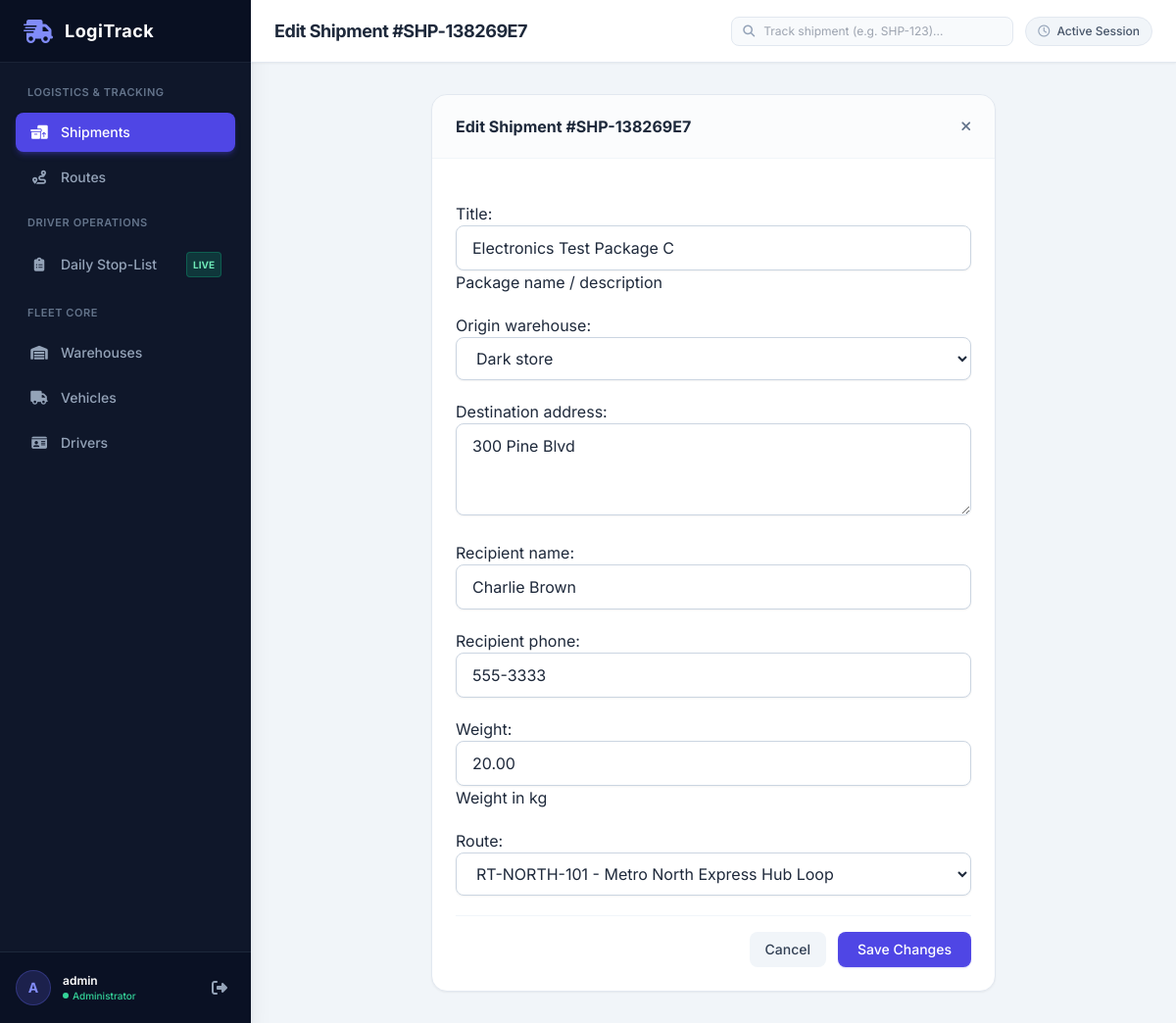
Screenshot of /shipment/8/edit/ (signed in) with the database file from the repository.
### fleet_management/models.py (models this page shows, shortened)
class Shipment(models.Model):
    STATUS_PROCESSING = 'PROCESSING'
    STATUS_DISPATCHED = 'DISPATCHED'
    STATUS_IN_TRANSIT = 'IN_TRANSIT'
    STATUS_DELIVERED = 'DELIVERED'
    STATUS_CANCELLED = 'CANCELLED'
    STATUS_CHOICES = (
        (STATUS_PROCESSING, 'Processing'),
        (STATUS_DISPATCHED, 'Dispatched'),
        (STATUS_IN_TRANSIT, 'In Transit'),
        (STATUS_DELIVERED, 'Delivered'),
        (STATUS_CANCELLED, 'Cancelled'),
    )
    ALLOWED_TRANSITIONS = {
        STATUS_PROCESSING: [STATUS_DISPATCHED, STATUS_CANCELLED],
        STATUS_DISPATCHED: [STATUS_IN_TRANSIT, STATUS_PROCESSING, STATUS_CANCELLED],
        STATUS_IN_TRANSIT: [STATUS_DELIVERED, STATUS_CANCELLED],
        STATUS_DELIVERED: [],
        STATUS_CANCELLED: [],
    }
    tracking_number = models.CharField(max_length=50, unique=True, editable=False)
    title = models.CharField(max_length=150, help_text="Package name / description")
    origin_warehouse = models.ForeignKey(Warehouse, on_delete=models.PROTECT, related_name='origin_shipments')
    destination_address = models.TextField()
    recipient_name = models.CharField(max_length=100)
    recipient_phone = models.CharField(max_length=30)
    weight = models.DecimalField(max_digits=10, decimal_places=2, help_text="Weight in kg")
    route = models.ForeignKey(Route, on_delete=models.SET_NULL, null=True, blank=True, related_name='shipments')
    status = models.CharField(max_length=20, choices=STATUS_CHOICES, default=STATUS_PROCESSING)
    created_at = models.DateTimeField(auto_now_add=True)
    updated_at = models.DateTimeField(auto_now=True)
    delivered_at = models.DateTimeField(null=True, blank=True)

### fleet_management/views.py (the view)
# urls.py: path('shipment/<int:pk>/edit/', views.edit_shipment, name='edit_shipment'),
@login_required
@user_passes_test(is_dispatcher_or_manager)
def edit_shipment(request, pk):
    shipment = get_object_or_404(Shipment, pk=pk)
    if request.method == 'POST':
        form = ShipmentForm(request.POST, instance=shipment)
        if form.is_valid():
            form.save()
            messages.success(request, f"Shipment #{shipment.tracking_number} updated.")
            return redirect('shipment_detail', pk=shipment.pk)
    else:
        form = ShipmentForm(instance=shipment)
    return render(request, 'fleet_management/form_page.html', {'form': form, 'title': f'Edit Shipment #{shipment.tracking_number}', 'active_tab': 'shipments'})

### fleet_management/forms.py
class ShipmentForm(forms.ModelForm):
    class Meta:
        model = Shipment
        fields = ['title', 'origin_warehouse', 'destination_address', 'recipient_name', 'recipient_phone', 'weight', 'route']
        widgets = {
            'title': forms.TextInput(attrs={'class': input_css, 'placeholder': 'e.g. Retail Package / Electronics Batch #12'}),
            'origin_warehouse': forms.Select(attrs={'class': input_css}),
            'destination_address': forms.Textarea(attrs={'class': input_css, 'rows': 3, 'placeholder': 'Street, Building, City, ZIP Code...'}),
            'recipient_name': forms.TextInput(attrs={'class': input_css, 'placeholder': 'e.g. Sarah Connor'}),
            'recipient_phone': forms.TextInput(attrs={'class': input_css, 'placeholder': '+1 (555) 234-5678'}),
            'weight': forms.NumberInput(attrs={'class': input_css, 'step': '0.01', 'placeholder': 'Weight in kg'}),
            'route': forms.Select(attrs={'class': input_css}),
        }

### fleet_management/models.py (called while the page is built)
    def __str__(self):
        return self.name

    def __str__(self):
        return f"{self.route_code} - {self.name}"

### fleet_management/views.py (called while the page is built)
def is_dispatcher_or_manager(user):
    if user.is_superuser:
        return True
    return user.groups.filter(name__in=['DISPATCHER', 'MANAGER']).exists()

### fleet_management/templates/fleet_management/form_page.html (shortened to what this page needs)
{% extends 'base.html' %}
{% block header_title %}{{ title }}{% endblock %}
{% block content %}
<div class="max-w-xl mx-auto">
    <div class="bg-white rounded-2xl border border-slate-200 shadow-sm overflow-hidden">
        <div class="px-6 py-5 border-b border-slate-100 bg-slate-50/50 flex items-center justify-between">
            <h2 class="text-base font-bold text-slate-800">{{ title }}</h2>
            <a href="/?tab={{ active_tab|default:'warehouses' }}" class="text-xs text-slate-500 hover:text-slate-700">
                <i class="fa-solid fa-xmark text-sm"></i>
            </a>
        </div>
        <form method="post" class="p-6 space-y-5">
            {{ form.as_p }}
            <div class="pt-4 border-t border-slate-100 flex items-center justify-end space-x-3">
                <a href="/?tab={{ active_tab|default:'warehouses' }}" class="px-4 py-2 bg-slate-100 hover:bg-slate-200 text-slate-700 text-sm font-medium rounded-lg transition">
                    Cancel
                </a>
                <button type="submit" class="px-5 py-2 bg-indigo-600 hover:bg-indigo-700 text-white text-sm font-medium rounded-lg shadow-sm shadow-indigo-600/20 transition">
                    Save Changes
                </button>
            </div>
        </form>
    </div>
</div>
{% endblock %}

### templates/base.html (shortened to what this page needs)
<!DOCTYPE html>
<html lang="en">
<head>
    <script src="https://cdn.tailwindcss.com"></script>
    <link rel="stylesheet" href="https://cdnjs.cloudflare.com/ajax/libs/font-awesome/6.4.0/css/all.min.css">
</head>
<body class="bg-slate-100 text-slate-800 antialiased min-h-screen flex flex-col md:flex-row">
    {% if user.is_authenticated %}
    <aside class="w-full md:w-64 bg-slate-900 text-slate-300 flex-shrink-0 flex flex-col justify-between shadow-xl">
        <div>
            <div class="h-16 flex items-center px-6 bg-slate-950/40 border-b border-slate-800/80">
                <i class="fa-solid fa-truck-fast text-indigo-400 text-2xl mr-3"></i>
                <span class="font-bold text-lg tracking-wide text-white">LogiTrack</span>
            </div>
            <nav class="p-4 space-y-1.5">
                <div class="px-3 py-1.5 text-[11px] font-semibold text-slate-500 uppercase tracking-wider">Logistics & Tracking</div>
                <a href="/?tab=shipments" class="flex items-center justify-between px-3.5 py-2.5 rounded-lg text-sm font-medium transition-all duration-150 {% if active_tab == 'shipments' or not active_tab %}bg-indigo-600 text-white shadow-md shadow-indigo-600/30{% else %}hover:bg-slate-800 hover:text-white text-slate-400{% endif %}">
                    <div class="flex items-center">
                        <i class="fa-solid fa-boxes-packing w-5 text-center mr-3 {% if active_tab == 'shipments' or not active_tab %}text-white{% else %}text-slate-400{% endif %}"></i>
                        <span>Shipments</span>
                    </div>
                </a>
                <a href="/?tab=routes" class="flex items-center justify-between px-3.5 py-2.5 rounded-lg text-sm font-medium transition-all duration-150 {% if active_tab == 'routes' %}bg-indigo-600 text-white shadow-md shadow-indigo-600/30{% else %}hover:bg-slate-800 hover:text-white text-slate-400{% endif %}">
                    <div class="flex items-center">
                        <i class="fa-solid fa-route w-5 text-center mr-3 {% if active_tab == 'routes' %}text-white{% else %}text-slate-400{% endif %}"></i>
                        <span>Routes</span>
                    </div>
                </a>
                <div class="pt-3 px-3 py-1.5 text-[11px] font-semibold text-slate-500 uppercase tracking-wider">Driver Operations</div>
                <a href="{% url 'driver_portal' %}" class="flex items-center justify-between px-3.5 py-2.5 rounded-lg text-sm font-medium transition-all duration-150 {% if active_tab == 'driver_portal' %}bg-indigo-600 text-white shadow-md shadow-indigo-600/30{% else %}hover:bg-slate-800 hover:text-white text-slate-400{% endif %}">
                    <div class="flex items-center">
                        <i class="fa-solid fa-clipboard-list w-5 text-center mr-3 {% if active_tab == 'driver_portal' %}text-white{% else %}text-slate-400{% endif %}"></i>
                        <span>Daily Stop-List</span>
                    </div>
                    <span class="text-[10px] uppercase font-bold px-1.5 py-0.5 rounded bg-emerald-500/20 text-emerald-300 border border-emerald-500/30">Live</span>
                </a>
                <div class="pt-3 px-3 py-1.5 text-[11px] font-semibold text-slate-500 uppercase tracking-wider">Fleet Core</div>
                <a href="/?tab=warehouses" class="flex items-center justify-between px-3.5 py-2.5 rounded-lg text-sm font-medium transition-all duration-150 {% if active_tab == 'warehouses' %}bg-indigo-600 text-white shadow-md shadow-indigo-600/30{% else %}hover:bg-slate-800 hover:text-white text-slate-400{% endif %}">
                    <div class="flex items-center">
                        <i class="fa-solid fa-warehouse w-5 text-center mr-3 {% if active_tab == 'warehouses' %}text-white{% else %}text-slate-400{% endif %}"></i>
                        <span>Warehouses</span>
                    </div>
                </a>
                <a href="/?tab=vehicles" class="flex items-center justify-between px-3.5 py-2.5 rounded-lg text-sm font-medium transition-all duration-150 {% if active_tab == 'vehicles' %}bg-indigo-600 text-white shadow-md shadow-indigo-600/30{% else %}hover:bg-slate-800 hover:text-white text-slate-400{% endif %}">
                    <div class="flex items-center">
                        <i class="fa-solid fa-truck w-5 text-center mr-3 {% if active_tab == 'vehicles' %}text-white{% else %}text-slate-400{% endif %}"></i>
                        <span>Vehicles</span>
                    </div>
                </a>
                <a href="/?tab=drivers" class="flex items-center justify-between px-3.5 py-2.5 rounded-lg text-sm font-medium transition-all duration-150 {% if active_tab == 'drivers' %}bg-indigo-600 text-white shadow-md shadow-indigo-600/30{% else %}hover:bg-slate-800 hover:text-white text-slate-400{% endif %}">
                    <div class="flex items-center">
                        <i class="fa-solid fa-id-card w-5 text-center mr-3 {% if active_tab == 'drivers' %}text-white{% else %}text-slate-400{% endif %}"></i>
                        <span>Drivers</span>
                    </div>
                </a>
            </nav>
        </div>
        <div class="p-4 border-t border-slate-800 bg-slate-950/30">
            <div class="flex items-center justify-between">
                <div class="flex items-center space-x-3 overflow-hidden">
                    <div class="w-9 h-9 rounded-full bg-indigo-500/20 text-indigo-400 border border-indigo-500/30 flex items-center justify-center font-bold text-sm">
                        {{ user.username|first|upper }}
                    </div>
                    <div class="truncate">
                        <p class="text-xs font-semibold text-white truncate">{{ user.username }}</p>
                        <p class="text-[10px] text-emerald-400 font-medium flex items-center">
                            <span class="w-1.5 h-1.5 rounded-full bg-emerald-400 inline-block mr-1"></span>
                            {% if user.is_superuser %}Administrator
                            {% elif user.groups.first %}{{ user.groups.first.name|title }}
                            {% else %}Staff{% endif %}
                        </p>
                    </div>
                </div>
                <a href="{% url 'logout' %}" title="Logout" class="p-2 text-slate-400 hover:text-rose-400 transition hover:bg-slate-800 rounded-lg">
                    <i class="fa-solid fa-right-from-bracket"></i>
                </a>
            </div>
        </div>
    </aside>
    {% endif %}
    <div class="flex-1 flex flex-col min-w-0">
        {% if user.is_authenticated %}
        <header class="h-16 bg-white border-b border-slate-200 px-6 flex items-center justify-between sticky top-0 z-10 shadow-sm gap-4">
            <div class="flex items-center space-x-4">
                <h1 class="text-lg font-bold text-slate-800 tracking-tight">
                    {% block header_title %}Fleet & Logistics Hub{% endblock %}
                </h1>
            </div>
            <div class="flex items-center space-x-3">
                <form method="get" action="{% url 'track_shipment_lookup' %}" class="relative hidden sm:block">
                    <span class="absolute inset-y-0 left-0 pl-3 flex items-center text-slate-400 pointer-events-none">
                    </span>
                    <input type="text" name="tracking" placeholder="Track shipment (e.g. SHP-123)..."
                        class="w-56 lg:w-72 pl-8 pr-4 py-1.5 text-xs bg-slate-50 border border-slate-200 rounded-lg focus:bg-white focus:ring-2 focus:ring-indigo-500 focus:border-indigo-500 transition">
                </form>
                <span class="text-xs font-medium bg-slate-100 text-slate-600 px-3 py-1.5 rounded-full border border-slate-200 whitespace-nowrap">
                    <i class="fa-regular fa-clock mr-1 text-slate-400"></i> Active Session
                </span>
            </div>
        </header>
        {% endif %}
        <main class="flex-1 p-6 md:p-8 overflow-y-auto">
            {% block content %}{% endblock %}
        </main>
    </div>
</body>
</html>

### templates/base.html (style rules this page uses)
body { font-family: 'Inter', sans-serif; }

### rows the page displays
Shipment: title "Electronics Test Package C", origin_warehouse "Dark store", destination_address "300 Pine Blvd", recipient_name "Charlie Brown", recipient_phone "555-3333", weight "20.00", route "RT-NORTH-101 - Metro North Express Hub Loop"

### other values shown
{{ user.username|first|upper }} "A"
{{ user.username }} "admin"
{{ title }} "Edit Shipment #SHP-138269E7"
